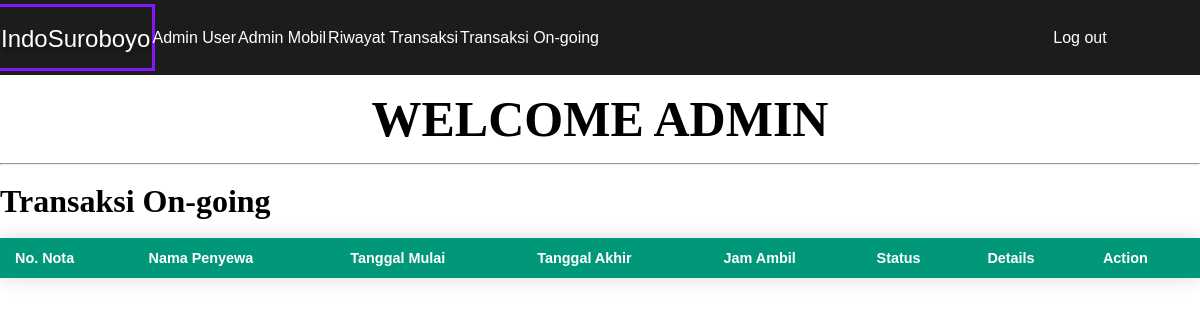
/admin-ongoing.php, run on an earlier commit of the app's database.
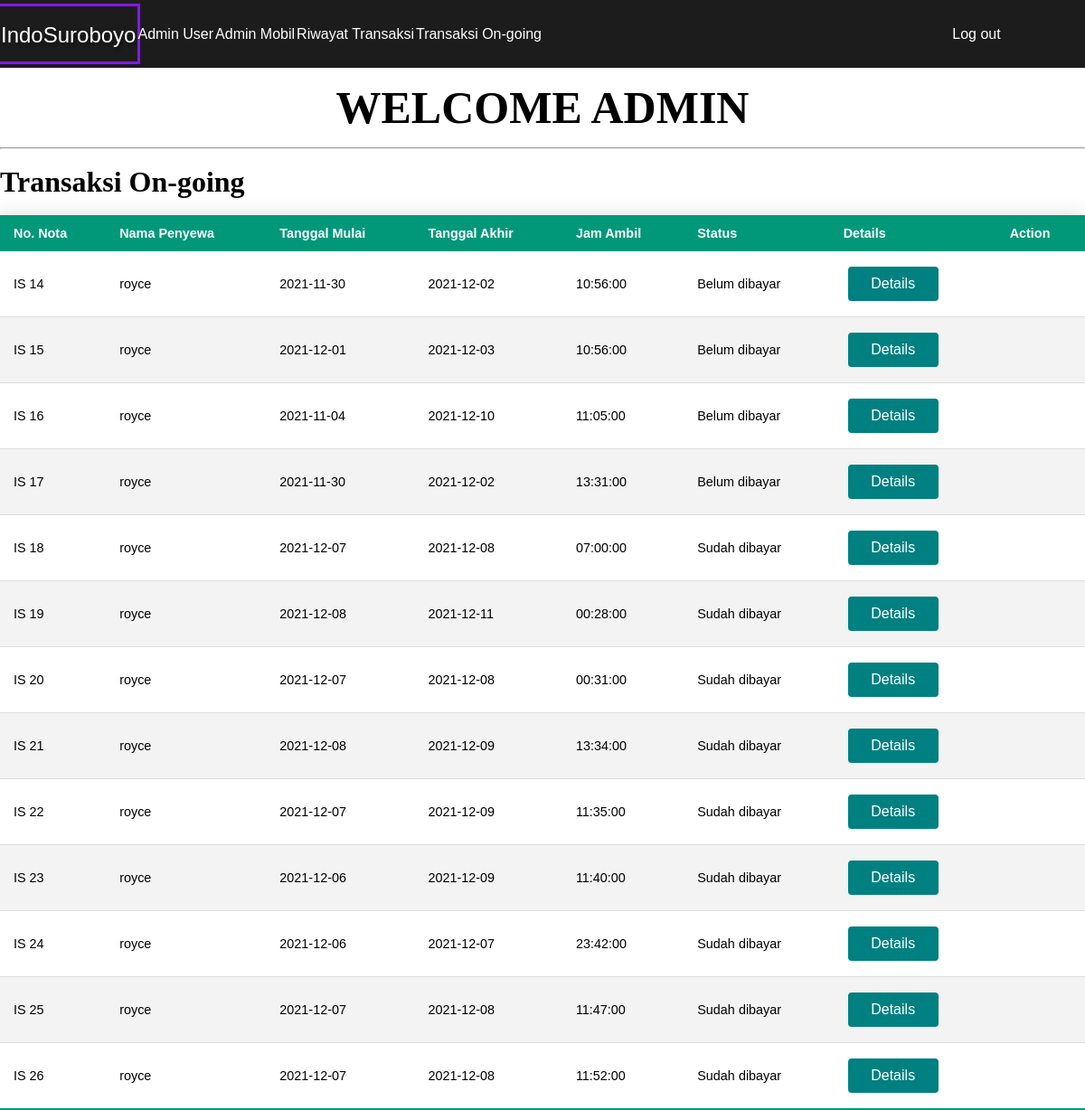
And on a later commit of the database.
### tables this page shows
CREATE TABLE `header_pesanan` (
  `order_id` int(20) NOT NULL,
  `penyewa_id` int(20) NOT NULL,
  `total_tagihan` int(100) NOT NULL,
  `status` varchar(20) NOT NULL,
  `tanggal_mulai` date NOT NULL,
  `tanggal_akhir` date NOT NULL,
  `jam_ambil` time NOT NULL
);

CREATE TABLE `penyewa` (
  `id` int(20) NOT NULL,
  `nik` int(20) NOT NULL,
  `username` varchar(100) NOT NULL,
  `password` varchar(100) NOT NULL,
  `nama` varchar(100) NOT NULL,
  `no_telp` varchar(100) NOT NULL,
  `alamat` varchar(100) NOT NULL,
  `kota` varchar(255) NOT NULL,
  `email` varchar(255) NOT NULL
);

### admin-ongoing.php (the view, shortened to what the changed rows need)
<?php
    require_once("connection.php");
    $stmt = $pdo-> prepare("SELECT * FROM header_pesanan where status!='Selesai'");
        $stmt -> execute();
        $headers = $stmt->fetchAll(PDO::FETCH_ASSOC);
        $stmt = $pdo-> prepare("SELECT * FROM penyewa ");
        $stmt -> execute();
        $users = $stmt->fetchAll(PDO::FETCH_ASSOC);
?>
<!DOCTYPE html>
<html lang="en">
<head>
    <link rel="stylesheet" href="admin-header-pesanan.css">
</head>
<body>
        <div id="why">
            <center>
            <h1 style="font-size: 50px;">WELCOME ADMIN</h1>
            </center>
        </div>
        <div class="tabus">
            <br>
            <table id="tabel" class="styleTable" method = "POST">
                <h1>Transaksi On-going</h1>
                <br>
                <thead>
                    <th>No. Nota</th>
                    <th>Nama Penyewa</th>
                    <th>Tanggal Mulai</th>
                    <th>Tanggal Akhir</th>
                    <th>Jam Ambil</th>
                    <th>Status</th>
                    <th>Details</th>
                    <th>Action</th>
                </thead>
                <tbody>
                <?php
                    if(isset($_POST['search'])){
                        if(isset($_POST['s_key']) && $_POST['s_key']!= "" && $_POST['s_attr']!=""){
                            $pencarian="%".$_POST['s_key']."%";
                            $attr = $_POST['s_attr'];
                            $sort = $_POST['s_sort'];
                            try{
                                if($sort == "ascending"){
                                    if($attr == "nama_mobil"){
                                        $stmt=$pdo->prepare("select * from MOBIL where nama_mobil like :nama ORDER BY nama_mobil ASC");
                                    }else if($attr == "id"){
                                        $stmt=$pdo->prepare("select * from MOBIL where id like :nama ORDER BY id ASC");
                                    }else if($attr == "bahan_bakar"){
                                        $stmt=$pdo->prepare("select * from MOBIL where bahan_bakar like :nama ORDER BY bahan_bakar ASC");
                                    }else if($attr == "jenis"){
                                        $stmt=$pdo->prepare("select * from MOBIL where jenis like :nama ORDER BY jenis ASC");
                                    }else if($attr == "status"){
                                        $stmt=$pdo->prepare("select * from MOBIL where status like :nama ORDER BY status ASC");
                                    }
                                }else if($sort == "descending"){
                                    if($attr == "nama_mobil"){
                                        $stmt=$pdo->prepare("select * from MOBIL where nama_mobil like :nama ORDER BY nama_mobil DESC");
                                    }else if($attr == "id"){
                                        $stmt=$pdo->prepare("select * from MOBIL where id like :nama ORDER BY id DESC");
                                    }else if($attr == "bahan_bakar"){
                                        $stmt=$pdo->prepare("select * from MOBIL where bahan_bakar like :nama ORDER BY bahan_bakar DESC");
                                    }else if($attr == "jenis"){
                                        $stmt=$pdo->prepare("select * from MOBIL where jenis like :nama ORDER BY jenis DESC");
                                    }
                                }else{
                                    if($attr == "nama_mobil"){
                                        $stmt=$pdo->prepare("select * from MOBIL where nama_mobil like :nama");
                                    }else if($attr == "id"){
                                        $stmt=$pdo->prepare("select * from MOBIL where id like :nama");
                                    }else if($attr == "bahan_bakar"){
                                        $stmt=$pdo->prepare("select * from MOBIL where bahan_bakar like :nama");
                                    }else if($attr == "jenis"){
                                        $stmt=$pdo->prepare("select * from MOBIL where jenis like :nama");
                                    }
                                }
                                $stmt->BindParam(":nama",$pencarian);
                                $stmt->execute();
                                if($stmt->rowCount()<1){
                                    echo "<i> Tidak ada hasil untuk pencarian kata </i>";
                                }else{
                                    while($t=$stmt->fetch()){
                                    ?>
                                    <tr>
                                            <td><?= $t['id']?></td>
                                            <td><?= $t['nama_mobil']?></td>
                                            <td><?= $t['bahan_bakar']?></td>
                                            <td><?= $t['jenis']?></td>
                                            <td>
                                                <a href="return-car.php?id=<?=$value['id']?>">
                                                    <button class="editMobil-button"><span>Return </span></button>
                                                </a>
                                            </td>
                                        </tr>
                                    <?php
                                    }
                                }
                            }catch(PDOException $e){
                                echo $e->getMessage();
                            }
                        }else if($_POST['s_attr']=="" && $_POST['s_key']!=""){
                            echo "<script>alert('Isi filter dengan benar')</script>";
                            $_SESSION["message"] = "Isi Filter Attribut dengan Benar";
                            header("Location:admin-mobil.php");
                        }else{
                            echo "<script>alert('Isi filter dengan benar')</script>";
                            header("Location:admin-mobil.php");
                        }
                    }else{
                        if ($users !== null) {
                            foreach ($headers as $key => $value) {
                            ?>
                            <tr>
                            <td>IS <?= $value['order_id']?></td>
                            <?php
                            foreach($users as $key => $val){
                                if($value['penyewa_id']==$val['id'])
                                {
                                    ?>
                                    <td><?= $val['nama']?></td>
                                    <?php
                                }
                            }
                            ?>
                            <td><?= $value['tanggal_mulai']?></td>
                            <td><?= $value['tanggal_akhir']?></td>
                            <td><?= $value['jam_ambil']?></td>
                            <td><?= $value['status']?></td>
                            <td>
                                <a href="admin-header-pesanan.php?action=detail&id=<?= $value['order_id'] ?>">
                                         <button class="detail-button"><span> Details </span></button>
                                </a>
                            </td>
                            <td>
                            </td>
                        </tr>
                    <?php
                            }
                        }
                    }
                ?>
            </tbody>
            </table>
        </div>
</body>
</html>

What changed in the data, as far as the page shows it:
added header_pesanan: order_id "14", tanggal_mulai "2021-11-30", tanggal_akhir "2021-12-02", jam_ambil "10:56:00", status "Belum dibayar"
added penyewa: nama "royce"
added header_pesanan: order_id "15", tanggal_mulai "2021-12-01", tanggal_akhir "2021-12-03", jam_ambil "10:56:00", status "Belum dibayar"
added header_pesanan: order_id "16", tanggal_mulai "2021-11-04", tanggal_akhir "2021-12-10", jam_ambil "11:05:00", status "Belum dibayar"
added header_pesanan: order_id "17", tanggal_mulai "2021-11-30", tanggal_akhir "2021-12-02", jam_ambil "13:31:00", status "Belum dibayar"
added header_pesanan: order_id "18", tanggal_mulai "2021-12-07", tanggal_akhir "2021-12-08", jam_ambil "07:00:00", status "Sudah dibayar"
added header_pesanan: order_id "19", tanggal_mulai "2021-12-08", tanggal_akhir "2021-12-11", jam_ambil "00:28:00", status "Sudah dibayar"
added header_pesanan: order_id "20", tanggal_mulai "2021-12-07", tanggal_akhir "2021-12-08", jam_ambil "00:31:00", status "Sudah dibayar"
added header_pesanan: order_id "21", tanggal_mulai "2021-12-08", tanggal_akhir "2021-12-09", jam_ambil "13:34:00", status "Sudah dibayar"
added header_pesanan: order_id "22", tanggal_mulai "2021-12-07", tanggal_akhir "2021-12-09", jam_ambil "11:35:00", status "Sudah dibayar"
added header_pesanan: order_id "23", tanggal_mulai "2021-12-06", tanggal_akhir "2021-12-09", jam_ambil "11:40:00", status "Sudah dibayar"
added header_pesanan: order_id "24", tanggal_mulai "2021-12-06", tanggal_akhir "2021-12-07", jam_ambil "23:42:00", status "Sudah dibayar"
added header_pesanan: order_id "25", tanggal_mulai "2021-12-07", tanggal_akhir "2021-12-08", jam_ambil "11:47:00", status "Sudah dibayar"
added header_pesanan: order_id "26", tanggal_mulai "2021-12-07", tanggal_akhir "2021-12-08", jam_ambil "11:52:00", status "Sudah dibayar"
